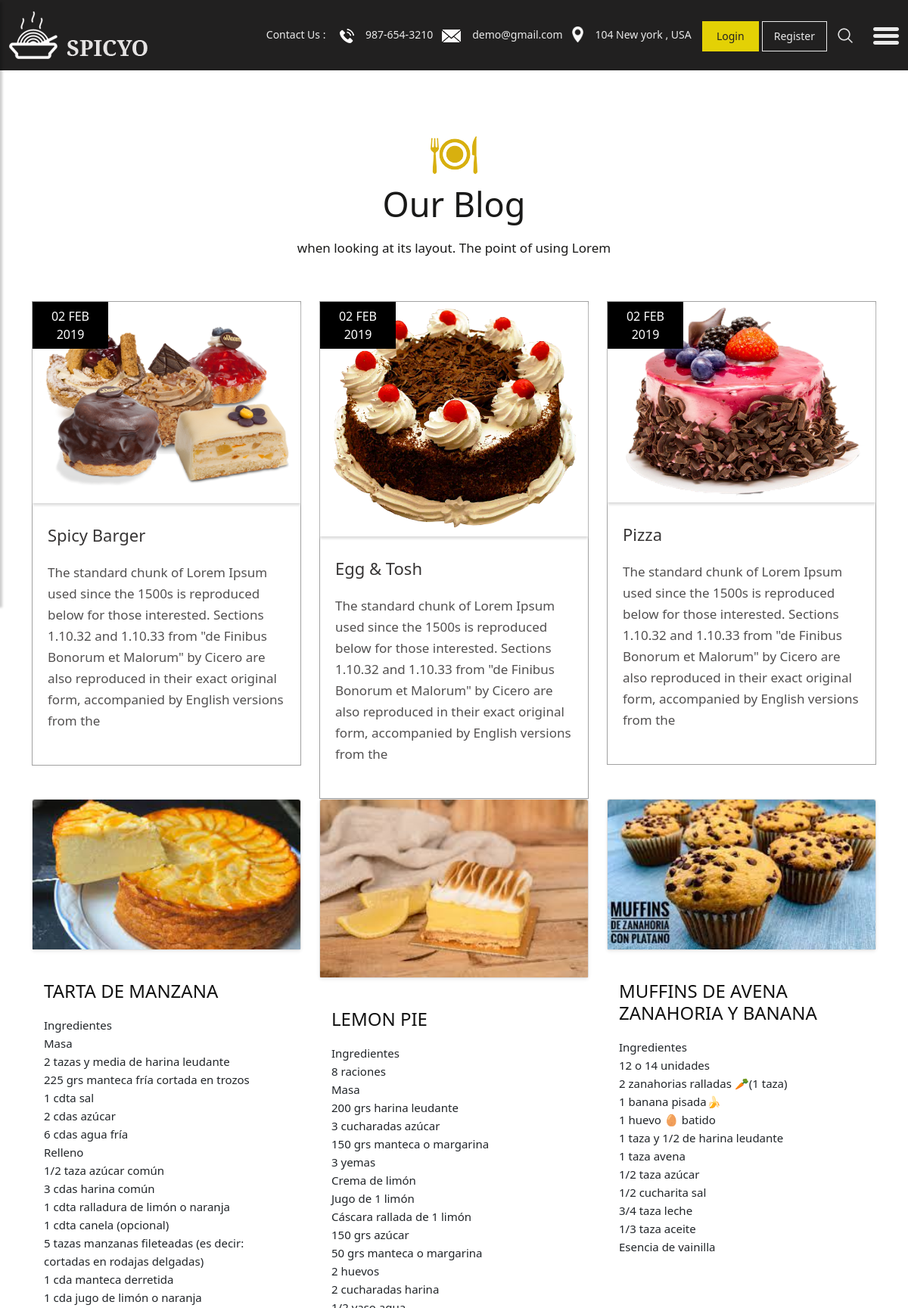
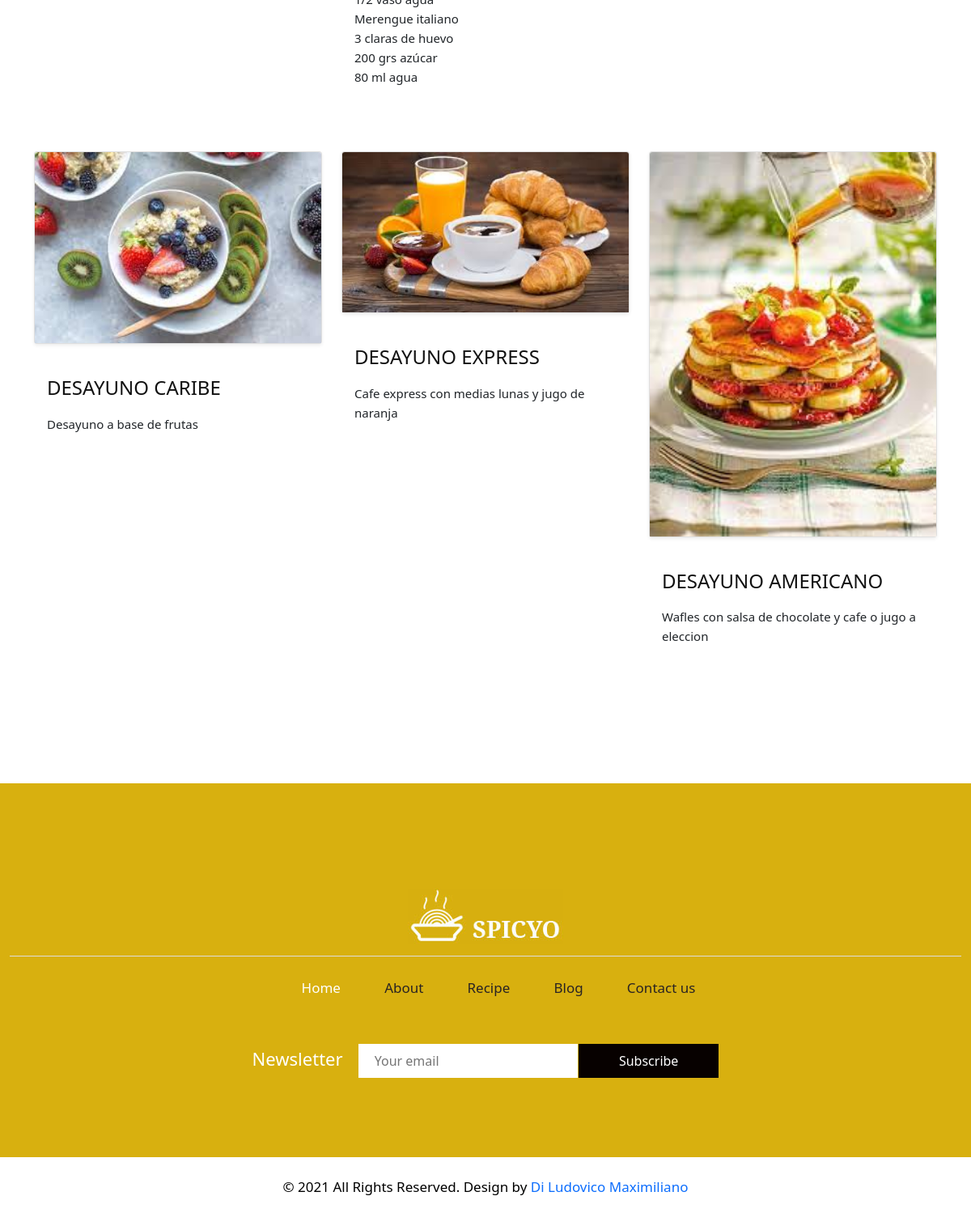
Screenshot of /blog/ with the database file from the repository (2 pictures, top to bottom).
### app/models.py (models this page shows, shortened)
class Pasteleria(models.Model):
    title = models.CharField(verbose_name='Titulo', max_length=50)
    description = models.TextField(verbose_name='Descripcion')
    image = models.ImageField(verbose_name='Imagen', upload_to='pasteleria')
    created = models.DateTimeField(auto_now_add=True, verbose_name='Fecha de creación')
    updated = models.DateTimeField(auto_now=True, verbose_name='Fecha de modificación')
    class Meta:
        ordering = ['created']

class Desayuno(models.Model):
    title = models.CharField(verbose_name='Titulo', max_length=50)
    description = models.TextField(verbose_name='Descripcion')
    image = models.ImageField(verbose_name='Imagen', upload_to='pasteleria')
    created = models.DateTimeField(auto_now_add=True, verbose_name='Fecha de creación')
    updated = models.DateTimeField(auto_now=True, verbose_name='Fecha de modificación')

### app/views.py (the view)
# urls.py: path('blog/', views.blog, name='blog'),
def blog(request):
    todos_los_proyectos =  Pasteleria.objects.all()
    proyectos =  Desayuno.objects.all()
    return render(request, 'app/blog.html', {'pasteleria': todos_los_proyectos,'desayuno': proyectos})

### app/templates/app/blog.html
<!DOCTYPE html>
<html lang="es-ARG" dir="ltr">
  <head>
  {% load static %}{% block meta %}{% include "app/modulo.html" %}{% endblock %}
  </head>
  <body class="main-layout">
    {% block inicio %}{% include "app/inicio.html" %}{% endblock %}
        {% block blog%}{% include "app/parte_blog.html" %}{% endblock %}
    <div class="container">
        <div class="row">
          {% block content %} {% for project in pasteleria %}
          <div class="col-lg-4 col-md-4 col-sm-12">
            <div class="card mb-4 shadow-sm">
              <img
                class="card-img-top img-fluid"
                src="{{ project.image.url }}"
                alt=""
              />
            </div>
            <div class="card-body card-text">
              <h4>{{ project.title  | upper }}</h4>
              <p>{{ project.description | linebreaksbr}}</p>
            </div>
          </div>
          {% endfor %} {% endblock content %}
        </div>
      </div>
    <br>
    <br>
    <div class="container">
        <div class="row">
          {% block contentido %} {% for proyect in desayuno %}
          <div class="col-lg-4 col-md-4 col-sm-12">
            <div class="card mb-4 shadow-sm">
              <img
                class="card-img-top img-fluid"
                src="{{ proyect.image.url }}"
                alt=""
              />
            </div>
            <div class="card-body card-text">
              <h4>{{ proyect.title | upper }}</h4>
              <p>{{ proyect.description }}</p>
            </div>
          </div>
          {% endfor %} {% endblock contentido %}
        </div>
      </div>
    <br>
    <br>
    {% block foo %}{% include "app/footer.html" %}{% endblock %}
  </body>
</html>

### app/templates/app/modulo.html (shortened to what this page needs)
{% load static %}
    <link href="{% static 'app/css/bootstrap.min.css' %}" rel="stylesheet">
    <link href='"https://cdnjs.cloudflare.com/ajax/libs/font-awesome/4.7.0/css/font-awesome.min.css' rel='stylesheet' type='text/css'>
    <link href="{% static 'app/css/owl.carousel.min.css' %}" rel="stylesheet">
    <link href="{% static 'app/css/style.css' %}" rel="stylesheet">
    <link href="{% static 'app/css/responsive.css' %}" rel="stylesheet">
    <link href="https://cdn.jsdelivr.net/npm/bootstrap@5.0.1/dist/css/bootstrap.min.css" rel="stylesheet">

### app/templates/app/inicio.html (shortened to what this page needs)
{% load static %}
    <div class="wrapper">
      <div id="content">
        <header>
          <div class="container-fluid">
            <div class="row">
              <div class="col-md-3">
                <div class="full">
                  <a class="logo" href="{%  url 'index' %}"
                    ><img src="{% static 'app/images/logo.png' %}" alt="#"
                  /></a>
                </div>
              </div>
              <div class="col-md-9">
                <div class="full">
                  <div class="right_header_info">
                    <ul>
                      <li class="dinone">
                        Contact Us :
                        <img
                          style="margin-right: 15px; margin-left: 15px"
                          src="{% static 'app/images/phone_icon.png' %}"
                          alt="#"
                        /><a href="#">987-654-3210</a>
                      </li>
                      <li class="dinone">
                        <img
                          style="margin-right: 15px"
                          src="{% static 'app/images/mail_icon.png' %}"
                          alt="#"
                        /><a href="#">demo@gmail.com</a>
                      </li>
                      <li class="dinone">
                        <img
                          style="
                            margin-right: 15px;
                            height: 21px;
                            position: relative;
                            top: -2px;
                          "
                          src="{% static 'app/images/location_icon.png' %}"
                          alt="#"
                        /><a href="#">104 New york , USA</a>
                      </li>
                      <li class="button_user">
                        <a class="button active" href="#">Login</a
                        ><a class="button" href="#">Register</a>
                      </li>
                      <li>
                        <img
                          style="margin-right: 15px"
                          src="{% static 'app/images/search_icon.png' %}"
                          alt="#"
                        />
                      </li>
                      <li>
                        <button type="button" id="sidebarCollapse">
                          <img
                            src="{% static 'app/images/menu_icon.png' %}"
                            alt="#"
                          />
                        </button>
                      </li>
                    </ul>
                  </div>
                </div>
              </div>
            </div>
          </div>
        </header>

### app/templates/app/parte_blog.html
 {% load static %}
          <div class="blog">
            <div class="container">
              <div class="row">
                <div class="col-md-12">
                  <div class="title">
                    <i
                      ><img src="{% static 'app/images/title.png' %}" alt="#"
                    /></i>
                    <h2>Our Blog</h2>
                    <span
                      >when looking at its layout. The point of using
                      Lorem</span
                    >
                  </div>
                </div>
              </div>
              <div class="row">
                <div class="col-xl-4 col-lg-4 col-md-4 col-sm-12 mar_bottom">
                  <div class="blog_box">
                    <div class="blog_img_box">
                      <figure>
                        <img
                          src="{% static 'app/images/blog_img1.png' %}"
                          alt="#"
                        />
                        <span>02 FEB 2019</span>
                      </figure>
                    </div>
                    <h3>Spicy Barger</h3>
                    <p>
                      The standard chunk of Lorem Ipsum used since the 1500s is
                      reproduced below for those interested. Sections 1.10.32
                      and 1.10.33 from "de Finibus Bonorum et Malorum" by Cicero
                      are also reproduced in their exact original form,
                      accompanied by English versions from the
                    </p>
                  </div>
                </div>
                <div class="col-xl-4 col-lg-4 col-md-4 col-sm-12 mar_bottom">
                  <div class="blog_box">
                    <div class="blog_img_box">
                      <figure>
                        <img
                          src="{% static 'app/images/blog_img2.png' %}"
                          alt="#"
                        />
                        <span>02 FEB 2019</span>
                      </figure>
                    </div>
                    <h3>Egg & Tosh</h3>
                    <p>
                      The standard chunk of Lorem Ipsum used since the 1500s is
                      reproduced below for those interested. Sections 1.10.32
                      and 1.10.33 from "de Finibus Bonorum et Malorum" by Cicero
                      are also reproduced in their exact original form,
                      accompanied by English versions from the
                    </p>
                  </div>
                </div>
                <div class="col-xl-4 col-lg-4 col-md-4 col-sm-12">
                  <div class="blog_box">
                    <div class="blog_img_box">
                      <figure>
                        <img
                          src="{% static 'app/images/blog_img3.png' %}"
                          alt="#"
                        />
                        <span>02 FEB 2019</span>
                      </figure>
                    </div>
                    <h3>Pizza</h3>
                    <p>
                      The standard chunk of Lorem Ipsum used since the 1500s is
                      reproduced below for those interested. Sections 1.10.32
                      and 1.10.33 from "de Finibus Bonorum et Malorum" by Cicero
                      are also reproduced in their exact original form,
                      accompanied by English versions from the
                    </p>
                  </div>
                </div>
              </div>
            </div>
          </div>

### app/templates/app/footer.html (shortened to what this page needs)
        {% load static %}
        <fooetr>
          <div class="footer">
            <div class="container-fluid">
              <div class="row">
                <div class="col-md-12">
                  <div class="footer_logo">
                    <a href="{% url 'index' %}"
                      ><img
                        src="{% static 'app/images/logo1.jpg' %}"
                        alt="logo"
                    /></a>
                  </div>
                </div>
                <div class="col-md-12">
                  <ul class="lik">
                    <li class="active"><a href="{% url 'index' %}">Home</a></li>
                    <li><a href="{% url 'about' %}">About</a></li>
                    <li><a href="{% url 'recipe' %}">Recipe</a></li>
                    <li><a href="{% url 'blog' %}">Blog</a></li>
                    <li><a href="{% url 'contact' %}">Contact us</a></li>
                  </ul>
                </div>
                <div class="col-md-12">
                  <div class="new">
                    <h3>Newsletter</h3>
                    <form class="newtetter">
                      <input
                        class="tetter"
                        placeholder="Your email"
                        type="text"
                        name="Your email"
                      />
                      <button class="submit">Subscribe</button>
                    </form>
                  </div>
                </div>
              </div>
            </div>
            <div class="copyright">
              <div class="container">
                <p>
                  © 2021 All Rights Reserved. Design by<a
                    href="https://html.design/"
                  >
                    Di Ludovico Maximiliano</a
                  >
                </p>
              </div>
            </div>
          </div>
        </fooetr>
      </div>
    </div>

### app/static/app/css/style.css (style rules this page uses)
body { color: #666666; font-size: 14px; font-family: 'poppins', sans-serif; line-height: 1.80857; font-weight: normal; }
a { color: #1f1f1f; text-decoration: none !important; outline: none !important; -webkit-transition: all .3s ease-in-out; -moz-transition: all .3s ease-in-out; -ms-transition: all .3s ease-in-out; -o-transition: all .3s ease-in-out; transition: all .3s ease-in-out; }
h1, h2, h3, h4, h5, h6 { letter-spacing: 0; font-weight: normal; position: relative; padding: 0 0 10px 0; font-weight: normal; line-height: normal; color: #111111; margin: 0 }
h2 { font-size: 22px }
h3 { font-size: 18px }
h4 { font-size: 16px }
*, *::after, *::before { -webkit-box-sizing: border-box; -moz-box-sizing: border-box; box-sizing: border-box; }
ul, li, ol { margin: 0px; padding: 0px; list-style: none; }
p { margin: 0px; font-weight: 300; font-size: 15px; line-height: 24px; }
a { color: #222222; text-decoration: none; outline: none !important; }
a, .btn { text-decoration: none !important; outline: none !important; -webkit-transition: all .3s ease-in-out; -moz-transition: all .3s ease-in-out; -ms-transition: all .3s ease-in-out; -o-transition: all .3s ease-in-out; transition: all .3s ease-in-out; }
img { max-width: 100%; height: auto; }
button { border: 0; margin: 0; padding: 0; cursor: pointer; }
.full { float: left; width: 100%; }
.full { width: 100%; float: left; margin: 0; padding: 0; }
header { min-height: 90px; background: #212020; padding: 15px 0; position: fixed; width: 100%; top: 0; left: 0; z-index: 998; }
header .container-fluid { max-width: 1850px; }
.right_header_info { width: 100%; float: left; padding: 20px 0 0; }
.right_header_info ul { list-style: none; padding: 0; margin: 0; float: right; }
.right_header_info ul li { display: inline; font-size: 16px; margin-left: 45px; color: #eaeaea; font-weight: 400; float: left; }
.right_header_info ul li a { color: #eaeaea; font-weight: 300; }
.button_user a { float: left; min-width: 75px; height: 35px; text-align: center; line-height: 35px; position: relative; top: -3px; padding: 0 15px; margin: 0 2px; }
.button_user a { float: left; min-width: 75px; height: 40px; text-align: center; line-height: 38px; position: relative; top: -7px; padding: 0 15px; margin: 0 2px; border: solid #eaeaea 1px; }
.button_user a:hover, .button_user a:focus, .button_user a.active { background: #e3d105; color: #fff; border-color: #e3d105; color: #222; }
#sidebarCollapse { background: transparent; }
.blog { padding-top: 180px; }
.title { text-align: center; padding-bottom: 60px; }
.title h2 { font-size: 45px; font-weight: 500; line-height: 40px; color: #191918; padding: 20px 0px; }
.title span { color: #191918; font-size: 17px; line-height: 20px; display: block; }
.blog .blog_box { border:#a1a1a1 solid 1px; background: #fff; }
.blog .blog_box .blog_img_box { background: #fff; box-shadow: #ddd 0px 3px 3px 0px; }
.blog .blog_box .blog_img_box figure { margin:0; position: relative; }
.blog_img_box figure img { width: 100%; }
.blog .blog_box .blog_img_box figure span { background: #000; top: 0; text-align: center; padding: 7px 10px; color: #fff; right: 0; left: 0; position: absolute; width: 100px; }
.blog .blog_box h3 { color: #373535; font-size: 22px; line-height: 25px; font-weight: 500; padding: 0px 20px; padding-top: 30px; padding-bottom: 15px; }
.blog .blog_box p { color: #525050; font-size: 17px; line-height: 28px; padding: 0px 20px; padding-bottom:28px; }
.footer { background: #d8b00f; padding-top:90px; margin-top: 90px; }
.footer_logo { margin-top: 40px; text-align: center; border-bottom: #ddd solid 1px; padding-bottom: 15px; margin-bottom: 15px; }
ul.lik { text-align: center; margin-top: 10px; }
ul.lik li { display: inline-block; }
ul.lik li a { color: #292323; font-size: 17px; line-height: 27px; padding: 0px 25px; font-weight: 500; }
ul.lik li.active a { color: #fff; }
.new { text-align: center; margin-top: 40px; }
.new h3 { color: #fff; font-size:22px; font-weight: 500; display:inline-block; padding-right: 15px; }
.newtetter { display: inline-block; }
.newtetter .tetter { padding: 9px 20px; border-radius: inherit; border: indianred }
.submit { background: #070100; margin-left: -3px; padding: 9px 50px; color: #fff; }
.copyright { background: #fff; margin-top: 90px; }
.copyright p { color: #000; text-align: center; padding: 25px 0px; font-size: 17px; }
#sidebarCollapse { background: transparent; padding: 0; border: none; }

### rows the page displays
Pasteleria: image (picture), title "TARTA DE MANZANA", description "Ingredientes Masa 2 tazas y media de harina leudante 225 grs manteca fría cortada en trozos 1 cdta sal 2 cdas azúcar 6 cdas agua fría Relleno 1/2 taza azúcar común 3 cdas harina común 1 cdta ralladura de limón o naranja 1 cdta canela (opcional) 5 tazas manzanas fileteadas (es decir: cortadas en rodajas delgadas) 1 cda manteca derretida 1 cda jugo de limón o naranja"
Pasteleria: image (picture), title "LEMON PIE", description "Ingredientes 8 raciones Masa 200 grs harina leudante 3 cucharadas azúcar 150 grs manteca o margarina 3 yemas Crema de limón Jugo de 1 limón Cáscara rallada de 1 limón 150 grs azúcar 50 grs manteca o margarina 2 huevos 2 cucharadas harina 1/2 vaso agua Merengue italiano 3 claras de huevo 200 grs azúcar 80 ml agua"
Pasteleria: image (picture), title "MUFFINS DE AVENA ZANAHORIA Y BANANA", description "Ingredientes 12 o 14 unidades 2 zanahorias ralladas 🥕(1 taza) 1 banana pisada🍌 1 huevo 🥚 batido 1 taza y 1/2 de harina leudante 1 taza avena 1/2 taza azúcar 1/2 cucharita sal 3/4 taza leche 1/3 taza aceite Esencia de vainilla"
Desayuno: image (picture), title "DESAYUNO CARIBE", description "Desayuno a base de frutas"
Desayuno: image (picture), title "DESAYUNO EXPRESS", description "Cafe express con medias lunas y jugo de naranja"
Desayuno: image (picture), title "DESAYUNO AMERICANO", description "Wafles con salsa de chocolate y cafe o jugo a eleccion"
